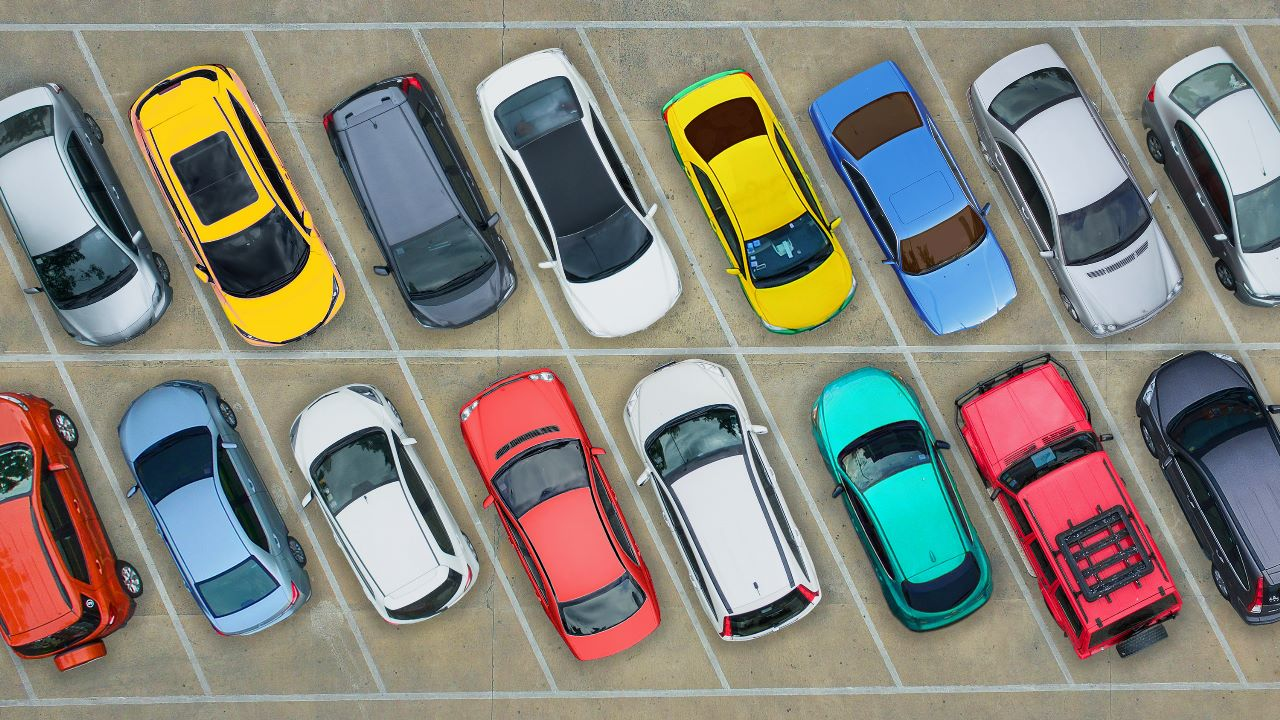
#> input picture car parking/car.jpg, 1280 x 720 px, given in place of carPark.mp4, which was not available
$ python app.py
#> lines starting #> are read from the running program, lines starting #| are printed output that depends on the picture; after the words box and inside, x2 and y2 are one past the last pixel; in counts of white or black regions, pixels touching at a corner belong together; pictures that were not available may be replaced by others from this repository, and a replacement may not be noted
import cv2
import numpy as np
import pickle
class Park_classifier():
    """It just uses digital image process methods instead of deep learning to classify the parking space is empty or not.
    """

    def __init__(self, carp_park_positions_path:pickle, rect_width:int=None, rect_height:int=None):
        self.car_park_positions = self._read_positions(carp_park_positions_path)
        self.rect_height = 48 if rect_height is None else rect_height
        self.rect_width = 107 if rect_width is None else rect_width


    def _read_positions(self, car_park_positions_path:pickle)->list:
        """It reads the pickle file for avoid any data corraption or mistake.

        Returns
        -------
        list
            List of the tuples which stores the top left point coordinates of rectangle of car park. Example Demostration :  [(x_1, y_1), ..., [x_n, y_n]]
        """
#> in demostration, frame is the input picture: shape (720, 1280, 3); mean B, G, R 123, 132.7, 135.2

        car_park_positions = None
        try:
            car_park_positions = pickle.load(open(car_park_positions_path, 'rb'))
        except Exception as e:
            print(f"Error: {e}\n It raised while reading the car park positions file.")

        return car_park_positions

    def classify(self, image:np.ndarray, prosessed_image:np.ndarray,threshold:int=900)->np.ndarray:
        """It crops the already processed image into car park regions and classifies the parking space as empty or not according to threshold.

        Parameters
        ----------
        image : np.ndarray
            Image which is already processed by opencv digital image processing methods to prepare classify.
        threshold : int, optional
            It is the boundary value for classifying the alread processed images , by default 900

        Returns
        -------
        np.ndarray
            Image Which has drawn according to its class.
        """
        # Finding out the empty and occupied parking spaces and drawing them.
        empty_car_park = 0
        for x, y in self.car_park_positions:

            # defining the starting and ending points of the rectangle as cross line
            col_start, col_stop = x, x + self.rect_width
            row_start, row_stop = y, y + self.rect_height

            # cropping the car park areas form image
            crop=prosessed_image[row_start:row_stop, col_start:x+col_stop]

            # counting the number of pixel which below the threshold value reason of the expectation that previous image processing steps
            count=cv2.countNonZero(crop)

            # classifying accprding to the threshold value to updating counts and setting drawing params
            empty_car_park, color, thick = [empty_car_park + 1, (0,255,0), 5] if count<threshold else [empty_car_park, (0,0,255), 2]

            # drawing the rectangle on the image
            start_point, stop_point = (x,y), (x+self.rect_width, y+self.rect_height)
            cv2.rectangle(image, start_point, stop_point, color, thick)


        # drawing the legend rectengle where on the tıo left side of the image
        cv2.rectangle(image,(45,30),(250,75),(180,0,180),-1)

        ratio_text = f'Free: {empty_car_park}/{len(self.car_park_positions)}'
        cv2.putText(image,ratio_text,(50,60),cv2.FONT_HERSHEY_SIMPLEX,0.9,(255,255,255),2)

        return image


    def implement_process(self, image:np.ndarray)->np.ndarray:
        """It processes the image by applying opencv digital image processing methods.

        Parameters
        ----------
        image : np.ndarray
            Target image which will be processed to preapre classify.

        Returns
        -------
        np.ndarray
            Processed Image.
        """
        # defining the size of kernel matrix param
        kernel_size=np.ones((3,3),np.uint8)

        # gray scaling for reducing colour channel.
        gray=cv2.cvtColor(image,cv2.COLOR_BGR2GRAY)
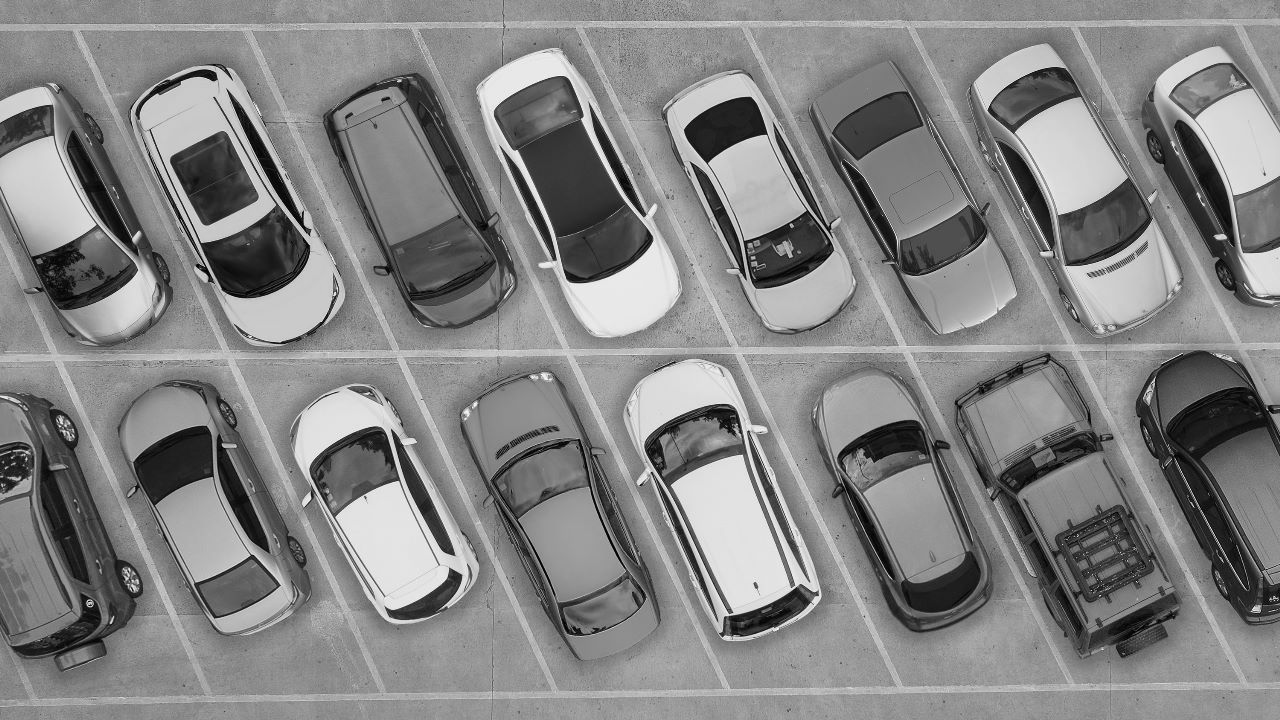
#> gray: shape (720, 1280); min 0, max 254, mean 132.3

        # gaussian bluring to reduce noise
        blur=cv2.GaussianBlur(gray, (3,3), 1)

        # implementing threashold to get forground object
        Thresholded=cv2.adaptiveThreshold(blur,255,cv2.ADAPTIVE_THRESH_GAUSSIAN_C,cv2.THRESH_BINARY_INV,25,16)
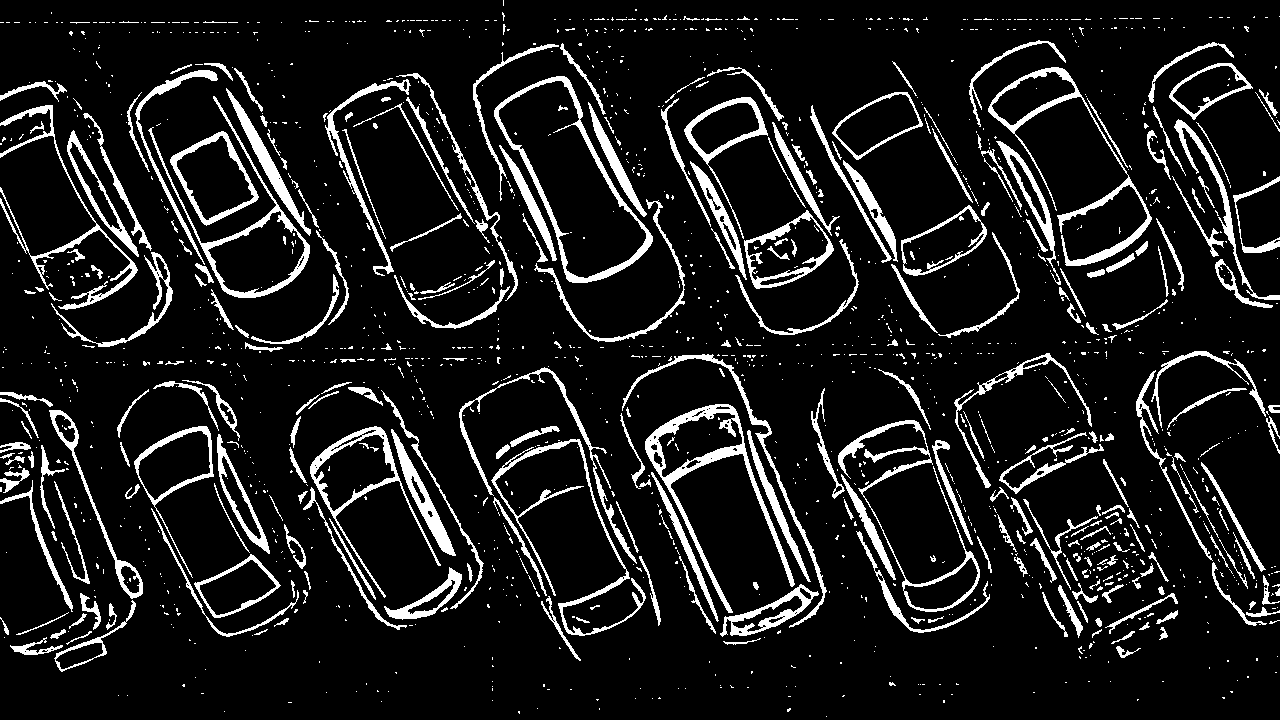
#> Thresholded: shape (720, 1280); 10.8% white; 1642 white regions (1330 under 20 px), largest, box (x1, y1, x2, y2) and area: (645, 404, 795, 613) 3532, (988, 67, 1152, 266) 2788, (494, 76, 653, 283) 2774

        # bluring the image to reduce noise and normalize the pixel value gap which is caused by adaptive threshold
        blur=cv2.medianBlur(Thresholded, 5)
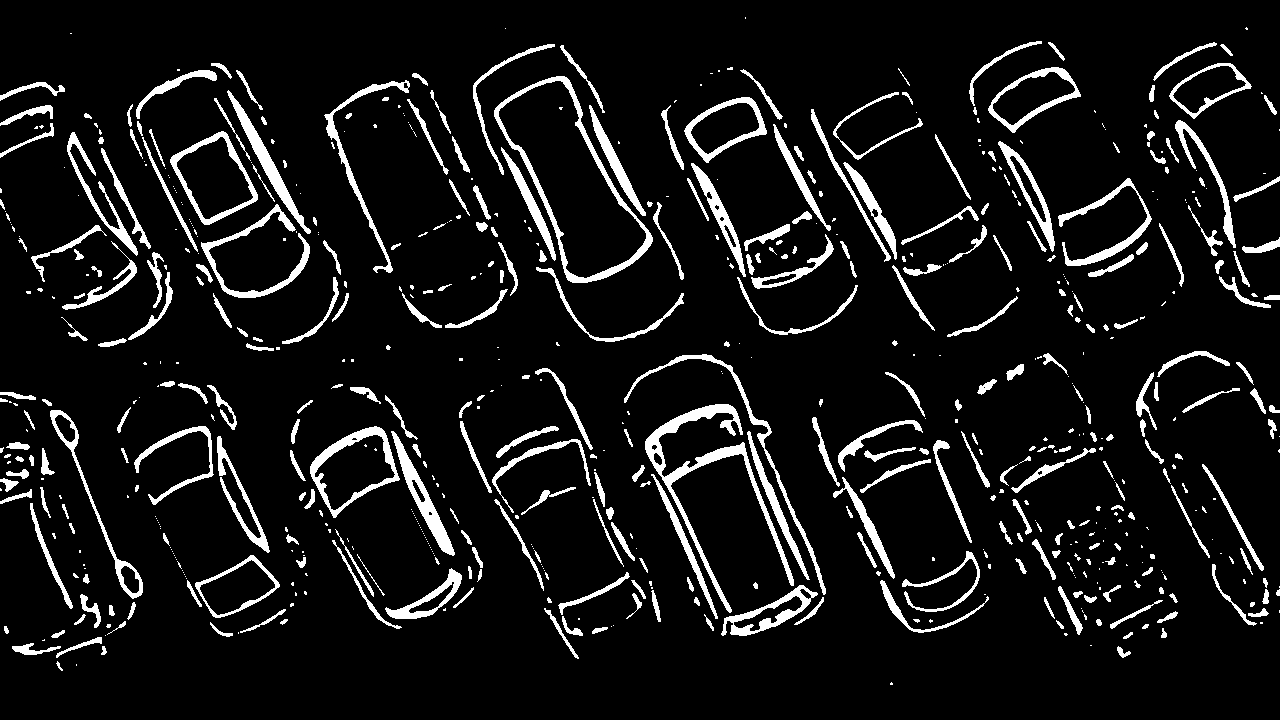
#> blur: shape (720, 1280); 8.7% white; 683 white regions (344 under 20 px), largest, box (x1, y1, x2, y2) and area: (645, 404, 794, 613) 3615, (494, 76, 653, 283) 2743, (310, 426, 400, 518) 1621

        # dilalting for increasing foreground object.
        dilate=cv2.dilate(blur,kernel_size,iterations=1)
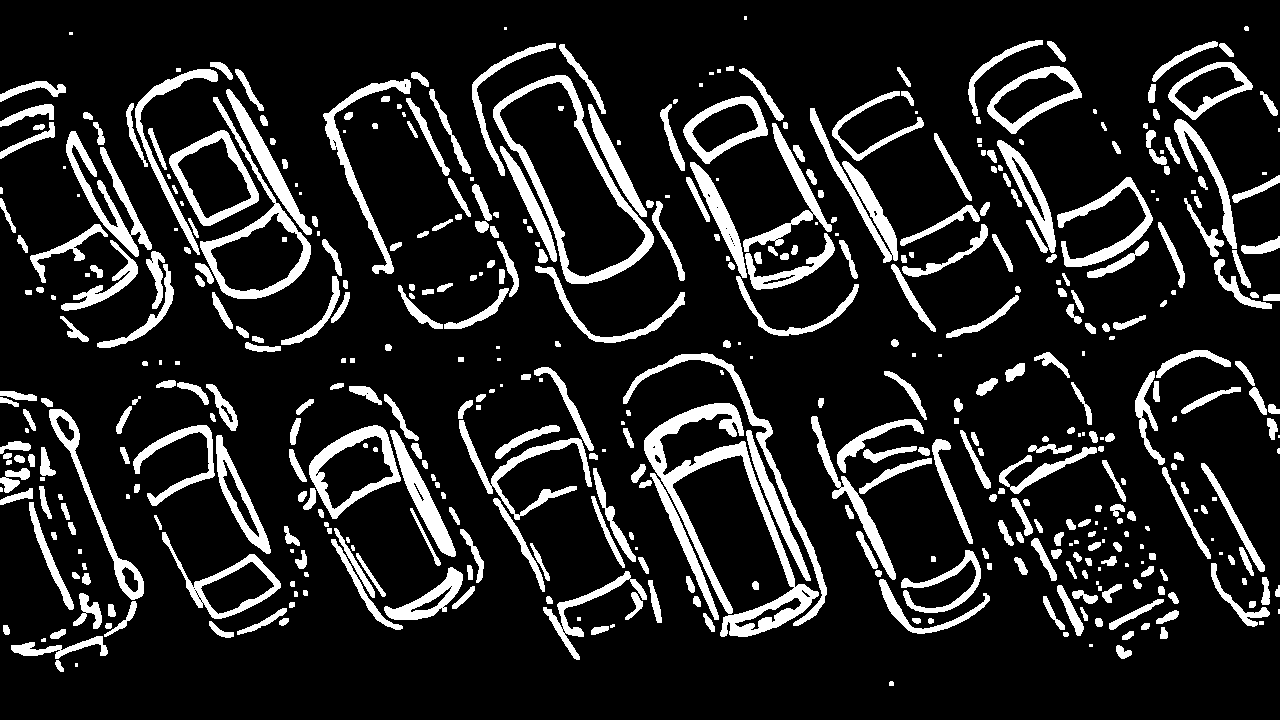
#> dilate: shape (720, 1280); 14.7% white; 486 white regions (75 under 20 px), largest, box (x1, y1, x2, y2) and area: (644, 403, 819, 637) 7060, (493, 75, 654, 284) 4187, (200, 97, 311, 299) 2853

        return dilate

class Coordinate_denoter():

    # [64 lines left out: functions __init__, read_positions, mouseClick, not called in this run]


def demostration():
    """It is a demonstration of the application.
    """

    # defining the params
    rect_width, rect_height = 107, 48
    carp_park_positions_path = "data/source/CarParkPos"
    video_path = "data/source/carPark.mp4"

    # creating the classifier  instance which uses basic image processes to classify
    classifier = Park_classifier(carp_park_positions_path, rect_width, rect_height)

    # Implementation of the classy
    cap = cv2.VideoCapture(video_path)
    while True:

        # reading the video frame by frame
        ret, frame = cap.read()

        # check is there a retval
        if not ret:break

        # prosessing the frames to prepare classify
        prosessed_frame = classifier.implement_process(frame)

        # drawing car parks according to its status
        denoted_image = classifier.classify(image=frame, prosessed_image = prosessed_frame)

        # displaying the results
        cv2.imshow("Car Park Image which drawn According to  empty or occupied", denoted_image)

        # exit condition
        k = cv2.waitKey(1)
        if k & 0xFF == ord('q'):
            break

        if k & 0xFF == ord('s'):
            cv2.imwrite("output.jpg", denoted_image)

    # re-allocating sources
    cap.release()
    cv2.destroyAllWindows()

if __name__ == "__main__":
#> (the run stopped early here; a loop or call above may not have finished)
